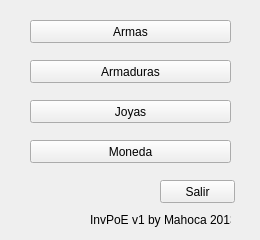
<?xml version="1.0" encoding="UTF-8"?>
<ui version="4.0">
 <class>MainWindow</class>
 <widget class="QMainWindow" name="MainWindow">
  <property name="geometry">
   <rect>
    <x>0</x>
    <y>0</y>
    <width>260</width>
    <height>240</height>
   </rect>
  </property>
  <property name="windowTitle">
   <string>InvPoE v1</string>
  </property>
  <widget class="QWidget" name="centralwidget">
   <widget class="QPushButton" name="btn_armas">
    <property name="geometry">
     <rect>
      <x>30</x>
      <y>20</y>
      <width>201</width>
      <height>23</height>
     </rect>
    </property>
    <property name="text">
     <string>Armas</string>
    </property>
   </widget>
   <widget class="QPushButton" name="btn_armaduras">
    <property name="geometry">
     <rect>
      <x>30</x>
      <y>60</y>
      <width>201</width>
      <height>23</height>
     </rect>
    </property>
    <property name="text">
     <string>Armaduras</string>
    </property>
   </widget>
   <widget class="QPushButton" name="btn_joyas">
    <property name="geometry">
     <rect>
      <x>30</x>
      <y>100</y>
      <width>201</width>
      <height>23</height>
     </rect>
    </property>
    <property name="text">
     <string>Joyas</string>
    </property>
   </widget>
   <widget class="QPushButton" name="btn_moneda">
    <property name="geometry">
     <rect>
      <x>30</x>
      <y>140</y>
      <width>201</width>
      <height>23</height>
     </rect>
    </property>
    <property name="text">
     <string>Moneda</string>
    </property>
   </widget>
   <widget class="QPushButton" name="btn_salir">
    <property name="geometry">
     <rect>
      <x>160</x>
      <y>180</y>
      <width>75</width>
      <height>23</height>
     </rect>
    </property>
    <property name="text">
     <string>Salir</string>
    </property>
   </widget>
   <widget class="QLabel" name="lab_copyright">
    <property name="geometry">
     <rect>
      <x>90</x>
      <y>210</y>
      <width>141</width>
      <height>20</height>
     </rect>
    </property>
    <property name="text">
     <string>InvPoE v1 by Mahoca 2013</string>
    </property>
   </widget>
  </widget>
 </widget>
 <resources/>
 <connections/>
</ui>
